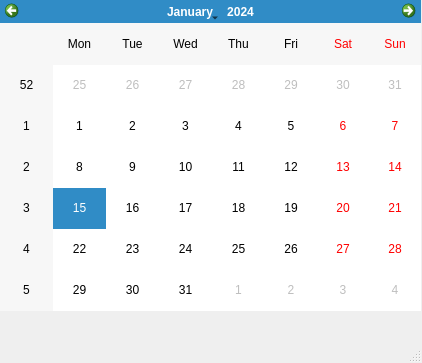
<?xml version="1.0" encoding="UTF-8"?>
<ui version="4.0">
 <class>MainWindow</class>
 <widget class="QMainWindow" name="MainWindow">
  <property name="geometry">
   <rect>
    <x>0</x>
    <y>0</y>
    <width>422</width>
    <height>363</height>
   </rect>
  </property>
  <property name="windowTitle">
   <string>CalendarWidget日历控件</string>
  </property>
  <widget class="QWidget" name="centralwidget">
   <widget class="QCalendarWidget" name="calendarWidget">
    <property name="geometry">
     <rect>
      <x>0</x>
      <y>0</y>
      <width>421</width>
      <height>311</height>
     </rect>
    </property>
   </widget>
  </widget>
  <widget class="QMenuBar" name="menubar">
   <property name="geometry">
    <rect>
     <x>0</x>
     <y>0</y>
     <width>422</width>
     <height>21</height>
    </rect>
   </property>
  </widget>
  <widget class="QStatusBar" name="statusbar"/>
 </widget>
 <resources/>
 <connections/>
</ui>
